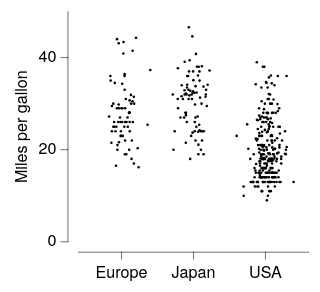

This figure's Vega-Lite source:
### Vega-Lite specification from a JSON file in a GitHub repository (floating-point values rounded to 4 significant figures; data arrays with more than 128 entries replaced by an {"elided": "..."} marker saying what was removed)
{"background": null, "config": {"arc": {"fill": "#DBDBDB", "fillOpacity": 1.0, "innerRadius": 25.0, "padAngle": 0.03, "stroke": "black", "strokeOpacity": 1, "strokeWidth": 0.25}, "area": {"fill": "#DBDBDB", "fillOpacity": 1.0, "stroke": "black", "strokeOpacity": 1, "strokeWidth": 0.25}, "axis": {"domain": true, "domainCap": "round", "domainColor": "black", "domainWidth": 0.25, "grid": false, "gridCap": "round", "gridColor": "#F1F1F1", "gridDash": [0, 0], "gridOpacity": 1.0, "gridWidth": 0.25, "labelColor": "black", "labelFont": "Helvetica Neue, HelveticaNeue, Helvetica, Arial, sans-serif", "labelFontSize": 7, "labelFontStyle": "normal", "labelFontWeight": 400, "offset": 4.5, "ticks": true, "tickCap": "round", "tickColor": "black", "tickRound": false, "tickSize": 3, "tickWidth": 0.25, "titleColor": "black", "titleFont": "Helvetica Neue, HelveticaNeue, Helvetica, Arial, sans-serif", "titleFontSize": 7, "titleFontStyle": "normal", "titleFontWeight": 400}, "axisX": {"domain": true, "labelAlign": "center", "labelAngle": 0, "labels": true, "ticks": true, "translate": 0}, "axisY": {"domain": true, "labelAlign": "right", "labelAngle": 0, "labels": true, "ticks": true, "translate": 0}, "axisRight": {"domain": true, "labelAlign": "left", "labelAngle": 0, "labels": true, "ticks": true, "translate": 0}, "axisTop": {"domain": true, "labelAlign": "center", "labelAngle": 0, "labels": true, "ticks": true, "translate": 0}, "axisBand": {"tickOffset": 0}, "bar": {"fill": "#DBDBDB", "fillOpacity": 1.0, "stroke": "black", "strokeOpacity": 1, "strokeWidth": 0.25}, "boxplot": {"size": 9.0, "ticks": {"cornerRadius": 0.25, "fill": "black", "opacity": 1, "size": 4.5, "thickness": 0.25}, "box": {"fillOpacity": 1.0, "stroke": "black", "strokeOpacity": 1, "strokeWidth": 0.25}, "median": {"cornerRadius": 0, "fill": "black", "fillOpacity": 1.0, "opacity": 1, "size": 9.0, "thickness": 0.25}, "rule": {"fill": "black", "fillOpacity": 1.0, "size": 10.0, "stroke": "black", "strokeDash": [0, 0], "strokeOpacity": 1, "strokeWidth": 0.25}, "outliers": {"color": "black", "fill": "black", "fillOpacity": 1.0, "size": 0, "stroke": "black", "strokeOpacity": 1, "strokeWidth": 0.25}}, "circle": {"fill": "black", "fillOpacity": 1.0, "size": 1.25, "stroke": null, "strokeOpacity": 1, "strokeWidth": 0.25}, "errorband": {"band": {"fillOpacity": 0.6, "stroke": null, "strokeWidth": 0.25, "strokeOpacity": 1}, "borders": {"opacity": 0, "strokeOpacity": 0.25, "strokeWidth": 1}}, "errorbar": {"opacity": 1, "rule": {"strokeDash": [0, 0], "strokeWidth": 0.25}, "ticks": {"color": "black", "cornerRadius": 0.125, "opacity": 1, "size": 6.0, "thickness": 0.25}, "thickness": 0.25}, "font": "Helvetica Neue, HelveticaNeue, Helvetica, Arial, sans-serif", "geoshape": {"fill": "#DBDBDB", "fillOpacity": 1.0, "stroke": "black", "strokeOpacity": 1, "strokeWidth": 0.25}, "header": {"labelColor": "black", "labelFont": "Helvetica Neue, HelveticaNeue, Helvetica, Arial, sans-serif", "labelFontSize": 7, "labelFontStyle": "normal", "labelFontWeight": 400, "titleColor": "black", "titleFont": "Helvetica Neue, HelveticaNeue, Helvetica, Arial, sans-serif", "titleFontSize": 7, "titleFontStyle": "normal", "titleFontWeight": 400, "titlePadding": 0}, "legend": {"disable": false, "offset": 4.5, "titlePadding": 4, "labelOffset": 2, "gradientLabelOffset": 2, "gradientLength": 50.0, "gradientThickness": 5.0, "gradientOpacity": 1.0, "gradientStrokeColor": "black", "gradientStrokeWidth": 0.25, "labelColor": "black", "labelFont": "Helvetica Neue, HelveticaNeue, Helvetica, Arial, sans-serif", "labelFontSize": 7, "labelFontStyle": "normal", "labelFontWeight": 400, "strokeColor": "black", "strokeWidth": 0, "symbolSize": 42, "symbolStrokeColor": "black", "symbolStrokeWidth": 0.25, "titleColor": "black", "titleFont": "Helvetica Neue, HelveticaNeue, Helvetica, Arial, sans-serif", "titleFontSize": 7, "titleFontStyle": "normal", "titleFontWeight": 400}, "line": {"color": "black", "stroke": "black", "strokeCap": "butt", "strokeDash": [0, 0], "strokeOpacity": 1, "strokeWidth": 0.5}, "point": {"filled": true, "fill": "#DBDBDB", "fillOpacity": 1.0, "size": 5.0, "stroke": "black", "strokeOpacity": 1, "strokeWidth": 0.25}, "range": {"category": ["#B2B2B2", "#4A7CD3", "#008542", "#664CAF", "#509F98", "#636363", "#284F93", "#005226", "#382864", "#285753"], "diverging": {"scheme": ["#443E60", "#5F597E", "#7C759B", "#9994B6", "#B7B4CC", "#D6D5DC", "#F6F6F6", "#D1DAD9", "#A4C2BF", "#7AA9A4", "#578E89", "#37736E", "#1B5954"]}, "heatmap": {"scheme": ["#440154", "#472270", "#433E82", "#38598C", "#2C728E", "#238A8D", "#24A086", "#39B578", "#5DC862", "#96D646", "#CAE02D", "#FDE724"]}, "ordinal": {"scheme": ["#F1F1F1", "#DBDBDB", "#C6C6C6", "#B2B2B2", "#9D9D9D", "#898989", "#767676", "#636363", "#515151", "#404040", "#2F2F2F", "#1F1F1F"]}, "ramp": {"scheme": ["#440154", "#472270", "#433E82", "#38598C", "#2C728E", "#238A8D", "#24A086", "#39B578", "#5DC862", "#96D646", "#CAE02D", "#FDE724"]}}, "rule": {"color": "black", "stroke": "black", "strokeCap": "round", "strokeDash": [2, 2], "strokeOpacity": 1, "strokeWidth": 0.25}, "scale": {"barBandPaddingInner": 0.1, "rectBandPaddingInner": 0, "tickBandPaddingInner": 0.1, "bandPaddingOuter": 0.1, "bandWithNestedOffsetPaddingInner": 0.2, "bandWithNestedOffsetPaddingOuter": 0.2, "offsetBandPaddingInner": 0, "offsetBandPaddingOuter": 0, "round": false}, "rect": {"fill": "#DBDBDB", "fillOpacity": 1.0, "stroke": "black", "strokeOpacity": 1, "strokeWidth": 0.25}, "square": {"fill": "#DBDBDB", "fillOpacity": 1.0, "size": 10.0, "stroke": "black", "strokeOpacity": 1, "strokeWidth": 0.25}, "text": {"color": "black", "font": "Helvetica Neue, HelveticaNeue, Helvetica, Arial, sans-serif", "fontSize": 7, "fontStyle": "normal", "fontWeight": 400}, "tick": {"color": "black", "cornerRadius": 0.125, "opacity": 1.0, "size": 9.0, "thickness": 0.25}, "title": {"anchor": "middle", "frame": "group", "color": "black", "font": "Helvetica Neue, HelveticaNeue, Helvetica, Arial, sans-serif", "fontSize": 7, "fontStyle": "normal", "fontWeight": 400, "subtitleColor": "black", "subtitleFont": "Helvetica Neue, HelveticaNeue, Helvetica, Arial, sans-serif", "subtitleFontSize": "Helvetica Neue, HelveticaNeue, Helvetica, Arial, sans-serif", "subtitleFontStyle": "normal", "subtitleFontWeight": 400}, "trail": {"color": "black", "opacity": 1, "size": 0.5}, "view": {"continuousWidth": 100, "continuousHeight": 100, "discreteWidth": 100, "discreteHeight": 100, "fill": null, "stroke": null, "strokeWidth": 0.25}}, "data": {"name": "data-5a85ede2053d4aec77293cfb476ae07b"}, "mark": {"type": "circle"}, "encoding": {"x": {"field": "Origin", "title": null, "type": "nominal"}, "xOffset": {"field": "jitter_x", "type": "quantitative"}, "y": {"field": "Miles_per_Gallon", "title": "Miles per gallon", "type": "quantitative"}}, "$schema": "https://vega.github.io/schema/vega-lite/v6.4.1.json", "datasets": {"data-5a85ede2053d4aec77293cfb476ae07b": {"elided": "398 records"}}}
